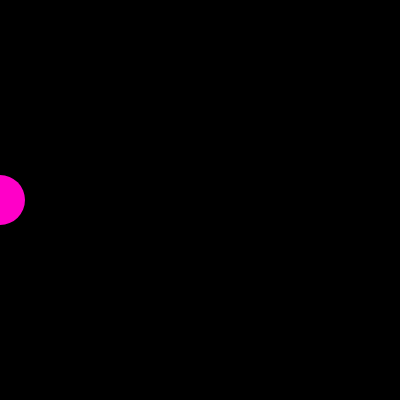
Frame 1 (no input)
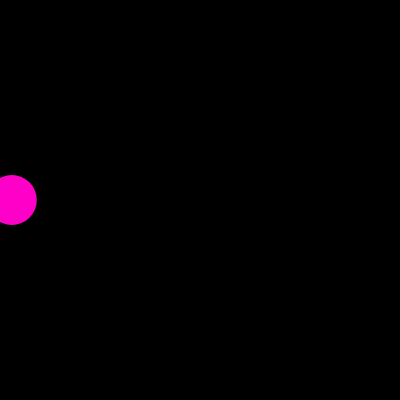
Frame 60 (no input)
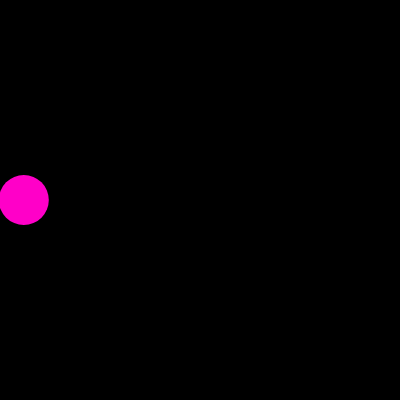
Frame 120 (the mouse pressed at the canvas centre since frame 60)

The p5.js sketch that drew these frames (run headless with seeded random() and noise() and a simulated clock; from frame 60 on, the mouse is pressed at the canvas centre):

// p5.js sketch
// ── sketch.js
var circleX = 0;

function setup() {
  createCanvas(400, 400);
}

function draw() {

  background(0);
  
  noStroke();
  fill(255, 0, 200);
  ellipse(circleX, 200, 50, 50);

  circleX = circleX + 0.2; 
}

function mousePressed() {
  //circleX = circleX + 5; 
}
